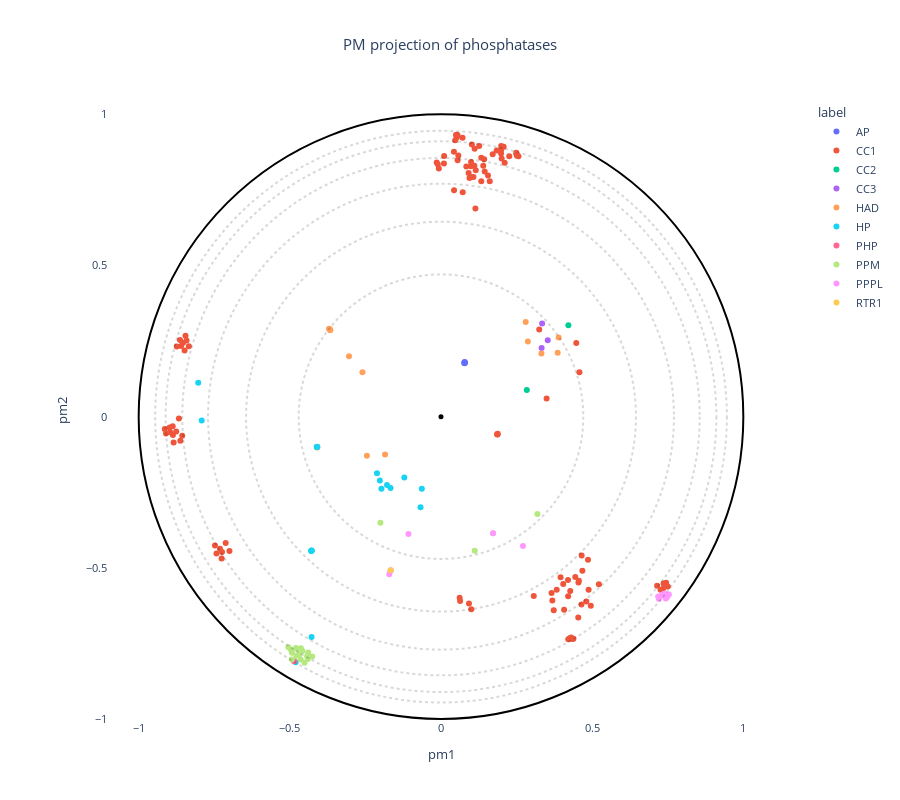

Source (notebook cell):
### Code cell
# OPTIONS =================================================
#Here you can set different parameters to color & annotate the resulting projection:
title = "PM projection of phosphatases" 
#----------------------------------------------------------
# Select the coloring from annotation .csv file:
labels_name = "label"
# Select classes to label among the "labels_name" or "second_labels_name" column (comma separated list):
second_labels_name = ""
labels_text = []
show_text = False
#----------------------------------------------------------
# Use a custom color palette:
color_palette = colour_palette #Default: None
use_custom_palette = True
#==========================================================


#Check projection visualization parameters
#Labels name
if labels_name == "":
    labels_name = None
elif labels_name not in annotation_names:
    raise NameError(f"labels_name {labels_name} is not in the availables annotations.\nAvailables annotations: {annotation_names}")
#Second labels name
if second_labels_name == "":
    second_labels_name = None
elif second_labels_name not in annotation_names:
    raise NameError(f'"second_labels_name" {second_labels_name} is not in the availables annotations.\nAvailables annotations: {annotation_names}')

if not use_custom_palette:
    color_palette = None

#Plot graph
fig = plot_embedding_interactive(df_embedding, 
                                 labels_name = labels_name,
                                 second_labels_name = second_labels_name, 
                                 show_text = show_text,
                                 labels_text = labels_text,
                                 color_palette = color_palette, 
                                 title = title, 
                                 fontsize = 11)
fig.show()

### Figure 1 — Plotly figure (JSON) as saved in the notebook; plotly's stock layout.template omitted (floating-point values rounded to 4 significant figures; data arrays with more than 128 entries replaced by an {"elided": "..."} marker saying what was removed)
{"data": [{"customdata": [[1, "P09923", "AP"], [2, "P05186", "AP"], [3, "P05187", "AP"], [4, "P10696", "AP"]], "hovertemplate": "<b>%{hovertext}</b><br><br>label=%{customdata[2]}<br>pm1=%{x}<br>pm2=%{y}<br>proteins_id=%{customdata[0]}<br>accession=%{customdata[1]}<extra></extra>", "hovertext": ["AP", "AP", "AP", "AP"], "legendgroup": "AP", "marker": {"color": "#636efa", "symbol": "circle"}, "mode": "markers", "name": "AP", "orientation": "v", "showlegend": true, "type": "scatter", "x": [0.07795, 0.07966, 0.07679, 0.07834], "xaxis": "x", "y": [0.1807, 0.179, 0.1779, 0.177], "yaxis": "y"}, {"customdata": {"elided": "121x3 mixed values"}, "hovertemplate": "<b>%{hovertext}</b><br><br>label=%{customdata[2]}<br>pm1=%{x}<br>pm2=%{y}<br>proteins_id=%{customdata[0]}<br>accession=%{customdata[1]}<extra></extra>", "hovertext": ["CC1", "CC1", "CC1", "CC1", "CC1", "CC1", "CC1", "CC1", "CC1", "CC1", "CC1", "CC1", "CC1", "CC1", "CC1", "CC1", "CC1", "CC1", "CC1", "CC1", "CC1", "CC1", "CC1", "CC1", "CC1", "CC1", "CC1", "CC1", "CC1", "CC1", "CC1", "CC1", "CC1", "CC1", "CC1", "CC1", "CC1", "CC1", "CC1", "CC1", "CC1", "CC1", "CC1", "CC1", "CC1", "CC1", "CC1", "CC1", "CC1", "CC1", "CC1", "CC1", "CC1", "CC1", "CC1", "CC1", "CC1", "CC1", "CC1", "CC1", "CC1", "CC1", "CC1", "CC1", "CC1", "CC1", "CC1", "CC1", "CC1", "CC1", "CC1", "CC1", "CC1", "CC1", "CC1", "CC1", "CC1", "CC1", "CC1", "CC1", "CC1", "CC1", "CC1", "CC1", "CC1", "CC1", "CC1", "CC1", "CC1", "CC1", "CC1", "CC1", "CC1", "CC1", "CC1", "CC1", "CC1", "CC1", "CC1", "CC1", "CC1", "CC1", "CC1", "CC1", "CC1", "CC1", "CC1", "CC1", "CC1", "CC1", "CC1", "CC1", "CC1", "CC1", "CC1", "CC1", "CC1", "CC1", "CC1", "CC1", "CC1"], "legendgroup": "CC1", "marker": {"color": "#EF553B", "symbol": "circle"}, "mode": "markers", "name": "CC1", "orientation": "v", "showlegend": true, "type": "scatter", "x": [0.186, 0.1863, 0.1875, 0.1867, 0.04271, 0.2562, 0.2495, 0.249, 0.2512, 0.2072, 0.1991, 0.1333, 0.0838, 0.04953, 0.05236, 0.05474, 0.05245, 0.0471, 0.07135, 0.1021, 0.1113, 0.1263, 0.1138, 0.07188, 0.04312, 0.1332, 0.1428, 0.05736, 0.05496, 0.2106, -0.01413, 0.01036, -0.007151, 0.009754, -0.01068, 0.1991, 0.1841, 0.1986, 0.2006, 0.2257, 0.1709, 0.1445, 0.09872, 0.1105, 0.1554, 0.1613, 0.1397, 0.115, 0.0994, 0.09878, 0.1073, 0.09421, 0.09136, 0.06159, 0.1002, 0.06318, 0.09254, -0.8669, -0.8622, -0.8559, -0.8844, -0.9137, -0.8975, -0.9096, -0.8759, -0.8958, -0.8875, -0.8867, 0.7502, 0.7147, 0.7364, 0.7263, 0.7362, 0.7446, 0.4883, 0.421, 0.438, 0.4305, 0.4262, 0.4343, 0.4954, 0.4808, 0.3068, 0.4646, 0.4072, 0.3827, 0.3658, 0.3683, 0.454, 0.4862, 0.4653, 0.3729, 0.4561, 0.4546, 0.5222, 0.4205, 0.4442, 0.4677, 0.4275, 0.4043, 0.3955, 0.42, -0.7476, -0.7122, -0.6998, -0.7244, -0.7311, -0.7426, -0.7258, -0.8739, -0.8452, -0.8632, -0.8531, -0.8481, -0.8595, -0.8416, -0.8342, 0.3492, 0.4579, 0.3249, 0.4474], "xaxis": "x", "y": [-0.05888, -0.05844, -0.05664, -0.05805, 0.8766, 0.8611, 0.8679, 0.8729, 0.8629, 0.893, 0.8953, 0.7787, 0.8278, 0.9314, 0.9325, 0.9308, 0.9245, 0.9139, 0.9228, 0.9004, 0.8861, 0.8956, 0.6886, 0.742, 0.7486, 0.8562, 0.8517, 0.8637, 0.848, 0.8396, 0.8406, 0.862, 0.8206, 0.8373, 0.8345, 0.8823, 0.8802, 0.8703, 0.854, 0.8612, 0.8683, 0.8112, 0.8281, 0.8301, 0.7976, 0.7783, 0.8303, 0.8152, 0.8423, 0.7926, 0.7926, 0.7895, 0.8056, -0.5987, -0.6368, -0.6094, -0.6182, -0.006458, -0.07991, -0.06318, -0.08549, -0.0404, -0.03599, -0.05595, -0.04927, -0.05116, -0.03177, -0.06078, -0.5621, -0.5589, -0.5667, -0.5727, -0.5515, -0.5495, -0.5721, -0.7366, -0.7345, -0.7307, -0.7331, -0.7356, -0.6255, -0.611, -0.5931, -0.6211, -0.6389, -0.5722, -0.5836, -0.6082, -0.6639, -0.4729, -0.4595, -0.6405, -0.5429, -0.5487, -0.5546, -0.5943, -0.5305, -0.5097, -0.5769, -0.5533, -0.5312, -0.5404, -0.4257, -0.418, -0.444, -0.4476, -0.4367, -0.4522, -0.4688, 0.232, 0.2681, 0.2539, 0.2447, 0.2187, 0.234, 0.2516, 0.2333, 0.06018, 0.1468, 0.2886, 0.2438], "yaxis": "y"}, {"customdata": [[126, "P24666", "CC2"], [127, "Q9NP77", "CC2"]], "hovertemplate": "<b>%{hovertext}</b><br><br>label=%{customdata[2]}<br>pm1=%{x}<br>pm2=%{y}<br>proteins_id=%{customdata[0]}<br>accession=%{customdata[1]}<extra></extra>", "hovertext": ["CC2", "CC2"], "legendgroup": "CC2", "marker": {"color": "#00cc96", "symbol": "circle"}, "mode": "markers", "name": "CC2", "orientation": "v", "showlegend": true, "type": "scatter", "x": [0.4214, 0.2838], "xaxis": "x", "y": [0.3024, 0.0885], "yaxis": "y"}, {"customdata": [[128, "P30304", "CC3"], [129, "P30305", "CC3"], [130, "P30307", "CC3"]], "hovertemplate": "<b>%{hovertext}</b><br><br>label=%{customdata[2]}<br>pm1=%{x}<br>pm2=%{y}<br>proteins_id=%{customdata[0]}<br>accession=%{customdata[1]}<extra></extra>", "hovertext": ["CC3", "CC3", "CC3"], "legendgroup": "CC3", "marker": {"color": "#ab63fa", "symbol": "circle"}, "mode": "markers", "name": "CC3", "orientation": "v", "showlegend": true, "type": "scatter", "x": [0.3344, 0.3327, 0.3531], "xaxis": "x", "y": [0.3085, 0.2275, 0.2531], "yaxis": "y"}, {"customdata": [[131, "Q99502", "HAD"], [132, "O00167", "HAD"], [133, "Q99504", "HAD"], [134, "A0A0S2Z3Q2", "HAD"], [135, "Q05D32", "HAD"], [136, "O95476", "HAD"], [137, "Q9Y5B0", "HAD"], [138, "Q9GZU7", "HAD"], [139, "O14595", "HAD"], [140, "O15194", "HAD"], [141, "Q3ZCQ8", "HAD"], [142, "Q8WVY7", "HAD"], [143, "Q9BXW7", "HAD"], [144, "Q9H0R4", "HAD"], [145, "Q9H008", "HAD"], [146, "Q96GD0", "HAD"], [147, "A6NDG6", "HAD"]], "hovertemplate": "<b>%{hovertext}</b><br><br>label=%{customdata[2]}<br>pm1=%{x}<br>pm2=%{y}<br>proteins_id=%{customdata[0]}<br>accession=%{customdata[1]}<extra></extra>", "hovertext": ["HAD", "HAD", "HAD", "HAD", "HAD", "HAD", "HAD", "HAD", "HAD", "HAD", "HAD", "HAD", "HAD", "HAD", "HAD", "HAD", "HAD"], "legendgroup": "HAD", "marker": {"color": "#FFA15A", "symbol": "circle"}, "mode": "markers", "name": "HAD", "orientation": "v", "showlegend": true, "type": "scatter", "x": [0.3321, 0.3892, 0.2873, 0.2802, 0.386, -0.2598, -0.3043, -0.3703, -0.3687, -0.3662, -0.3667, -0.3663, -0.4101, -0.4096, -0.2452, -0.185, -0.4086], "xaxis": "x", "y": [0.209, 0.2615, 0.2485, 0.3135, 0.2118, 0.1471, 0.1999, 0.2905, 0.2898, 0.2865, 0.2863, 0.2864, -0.1006, -0.1021, -0.1291, -0.1251, -0.1005], "yaxis": "y"}, {"customdata": [[148, "P16118", "HP"], [149, "O60825", "HP"], [150, "Q16875", "HP"], [151, "Q16877", "HP"], [152, "P07738", "HP"], [153, "Q6FHU2", "HP"], [154, "P15259", "HP"], [155, "Q8N0Y7", "HP"], [156, "Q96HS1", "HP"], [157, "P57075", "HP"], [158, "Q8TF42", "HP"], [159, "Q9NQ88", "HP"], [160, "P11117", "HP"], [161, "P15309", "HP"], [162, "Q9BZG2", "HP"], [163, "Q9NPH0", "HP"], [164, "Q9UNW1", "HP"], [165, "B7WPL9", "HP"], [166, "A0A087WZV0", "HP"], [167, "Q8TE99", "HP"]], "hovertemplate": "<b>%{hovertext}</b><br><br>label=%{customdata[2]}<br>pm1=%{x}<br>pm2=%{y}<br>proteins_id=%{customdata[0]}<br>accession=%{customdata[1]}<extra></extra>", "hovertext": ["HP", "HP", "HP", "HP", "HP", "HP", "HP", "HP", "HP", "HP", "HP", "HP", "HP", "HP", "HP", "HP", "HP", "HP", "HP", "HP"], "legendgroup": "HP", "marker": {"color": "#19d3f3", "symbol": "circle"}, "mode": "markers", "name": "HP", "orientation": "v", "showlegend": true, "type": "scatter", "x": [-0.4096, -0.4111, -0.41, -0.2117, -0.803, -0.7916, -0.06786, -0.4284, -0.4286, -0.4292, -0.4277, -0.4285, -0.1213, -0.06352, -0.2023, -0.1669, -0.1787, -0.428, -0.1971, -0.4808], "xaxis": "x", "y": [-0.09966, -0.1001, -0.1004, -0.1869, 0.1124, -0.01235, -0.2995, -0.4436, -0.4437, -0.4442, -0.4428, -0.4435, -0.2013, -0.2387, -0.2109, -0.2363, -0.226, -0.7291, -0.2383, -0.812], "yaxis": "y"}, {"customdata": [[168, "Q9NRX4", "PHP"]], "hovertemplate": "<b>%{hovertext}</b><br><br>label=%{customdata[2]}<br>pm1=%{x}<br>pm2=%{y}<br>proteins_id=%{customdata[0]}<br>accession=%{customdata[1]}<extra></extra>", "hovertext": ["PHP"], "legendgroup": "PHP", "marker": {"color": "#FF6692", "symbol": "circle"}, "mode": "markers", "name": "PHP", "orientation": "v", "showlegend": true, "type": "scatter", "x": [-0.486], "xaxis": "x", "y": [-0.8088], "yaxis": "y"}, {"customdata": [[169, "Q9H0C8", "PPM"], [170, "Q9P0J1", "PPM"], [171, "Q9P2J9", "PPM"], [172, "O60346", "PPM"], [173, "Q6ZVD8", "PPM"], [174, "A8MPX8", "PPM"], [175, "P35813", "PPM"], [176, "O75688", "PPM"], [177, "Q8N819", "PPM"], [178, "O15297", "PPM"], [179, "Q8WY54", "PPM"], [180, "P49593", "PPM"], [181, "O15355", "PPM"], [182, "Q9ULR3", "PPM"], [183, "Q5JR12", "PPM"], [184, "Q96MI6", "PPM"], [185, "Q8N3J5", "PPM"], [186, "Q5SGD2", "PPM"], [187, "Q8NI37", "PPM"], [188, "Q15750", "PPM"]], "hovertemplate": "<b>%{hovertext}</b><br><br>label=%{customdata[2]}<br>pm1=%{x}<br>pm2=%{y}<br>proteins_id=%{customdata[0]}<br>accession=%{customdata[1]}<extra></extra>", "hovertext": ["PPM", "PPM", "PPM", "PPM", "PPM", "PPM", "PPM", "PPM", "PPM", "PPM", "PPM", "PPM", "PPM", "PPM", "PPM", "PPM", "PPM", "PPM", "PPM", "PPM"], "legendgroup": "PPM", "marker": {"color": "#B6E880", "symbol": "circle"}, "mode": "markers", "name": "PPM", "orientation": "v", "showlegend": true, "type": "scatter", "x": [-0.4935, -0.4751, -0.4798, -0.4928, -0.4957, -0.5049, -0.4515, -0.2003, -0.4633, -0.4639, -0.4586, -0.4694, -0.4785, -0.4259, -0.4394, -0.4402, -0.4428, 0.3189, 0.1117, 0.1722], "xaxis": "x", "y": [-0.8036, -0.7687, -0.7655, -0.7809, -0.7715, -0.7627, -0.8136, -0.3507, -0.7662, -0.8032, -0.7755, -0.7884, -0.7907, -0.7936, -0.7798, -0.8015, -0.7928, -0.3222, -0.4434, -0.3856], "yaxis": "y"}, {"customdata": [[189, "P13686", "PPPL"], [190, "Q6ZNF0", "PPPL"], [191, "P62136", "PPPL"], [192, "P62140", "PPPL"], [193, "P36873", "PPPL"], [194, "P67775", "PPPL"], [195, "P62714", "PPPL"], [196, "Q08209", "PPPL"], [197, "P16298", "PPPL"], [198, "P48454", "PPPL"], [199, "P60510", "PPPL"], [200, "P53041", "PPPL"], [201, "O00743", "PPPL"], [202, "O14829", "PPPL"], [203, "O14830", "PPPL"]], "hovertemplate": "<b>%{hovertext}</b><br><br>label=%{customdata[2]}<br>pm1=%{x}<br>pm2=%{y}<br>proteins_id=%{customdata[0]}<br>accession=%{customdata[1]}<extra></extra>", "hovertext": ["PPPL", "PPPL", "PPPL", "PPPL", "PPPL", "PPPL", "PPPL", "PPPL", "PPPL", "PPPL", "PPPL", "PPPL", "PPPL", "PPPL", "PPPL"], "legendgroup": "PPPL", "marker": {"color": "#FF97FF", "symbol": "circle"}, "mode": "markers", "name": "PPPL", "orientation": "v", "showlegend": true, "type": "scatter", "x": [0.1721, -0.1076, 0.271, 0.7538, 0.7436, 0.7481, 0.7387, 0.7331, 0.7284, 0.7206, 0.7182, -0.171, -0.1667, -0.1667, -0.1665], "xaxis": "x", "y": [-0.3854, -0.3883, -0.4275, -0.5884, -0.6014, -0.5963, -0.5859, -0.5879, -0.592, -0.6024, -0.5949, -0.5209, -0.5093, -0.5096, -0.508], "yaxis": "y"}, {"customdata": [[204, "Q8IXW5", "RTR1"]], "hovertemplate": "<b>%{hovertext}</b><br><br>label=%{customdata[2]}<br>pm1=%{x}<br>pm2=%{y}<br>proteins_id=%{customdata[0]}<br>accession=%{customdata[1]}<extra></extra>", "hovertext": ["RTR1"], "legendgroup": "RTR1", "marker": {"color": "#FECB52", "symbol": "circle"}, "mode": "markers", "name": "RTR1", "orientation": "v", "showlegend": true, "type": "scatter", "x": [-0.1663], "xaxis": "x", "y": [-0.5077], "yaxis": "y"}], "layout": {"font": {"size": 11}, "height": 800, "legend": {"title": {"text": "label"}, "tracegroupgap": 0}, "plot_bgcolor": "rgba(0, 0, 0, 0)", "shapes": [{"line": {"color": "black", "dash": "dot"}, "opacity": 0.15, "type": "circle", "x0": -0.4706, "x1": 0.4706, "y0": -0.4706, "y1": 0.4706}, {"line": {"color": "black", "dash": "dot"}, "opacity": 0.15, "type": "circle", "x0": -0.6447, "x1": 0.6447, "y0": -0.6447, "y1": 0.6447}, {"line": {"color": "black", "dash": "dot"}, "opacity": 0.15, "type": "circle", "x0": -0.7705, "x1": 0.7705, "y0": -0.7705, "y1": 0.7705}, {"line": {"color": "black", "dash": "dot"}, "opacity": 0.15, "type": "circle", "x0": -0.8557, "x1": 0.8557, "y0": -0.8557, "y1": 0.8557}, {"line": {"color": "black", "dash": "dot"}, "opacity": 0.15, "type": "circle", "x0": -0.9108, "x1": 0.9108, "y0": -0.9108, "y1": 0.9108}, {"line": {"color": "black", "dash": "dot"}, "opacity": 0.15, "type": "circle", "x0": -0.9455, "x1": 0.9455, "y0": -0.9455, "y1": 0.9455}, {"line": {"color": "Black"}, "type": "circle", "x0": -1, "x1": 1, "xref": "x", "y0": -1, "y1": 1, "yref": "y"}, {"fillcolor": "Black", "line": {"color": "Black"}, "type": "circle", "x0": -0.005, "x1": 0.005, "xref": "x", "y0": -0.005, "y1": 0.005, "yref": "y"}], "title": {"text": "PM projection of phosphatases", "x": 0.5}, "xaxis": {"anchor": "y", "constrain": "domain", "domain": [0, 1], "range": [-1.1, 1.1], "title": {"text": "pm1"}}, "yaxis": {"anchor": "x", "domain": [0, 1], "scaleanchor": "x", "scaleratio": 1, "title": {"text": "pm2"}}, "yaxis2": {"layer": "below traces", "matches": "y", "overlaying": "y"}}}
